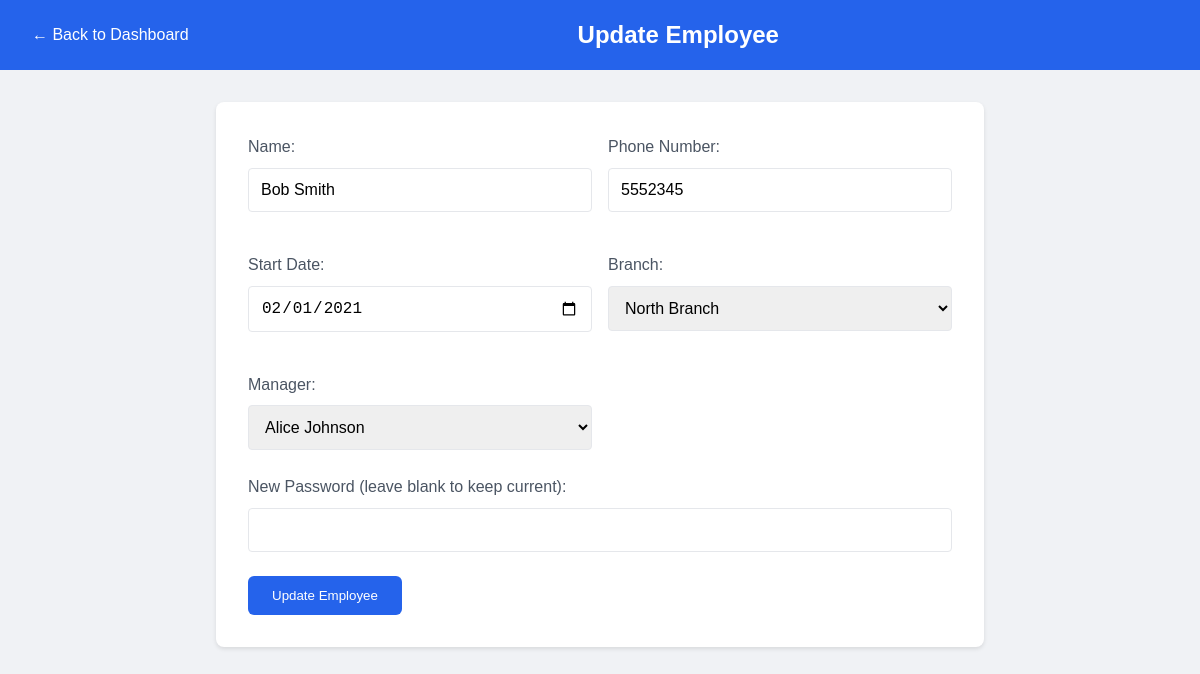
Screenshot of /update_employee.php?ssn=234567890 (signed in) with the database file from the repository.
### tables this page shows
CREATE TABLE `employee` (
  `SSN` int(10) NOT NULL,
  `Name` varchar(30) NOT NULL,
  `PhoneNumber` int(12) NOT NULL,
  `StartDate` date NOT NULL,
  `BranchID` int(11) NOT NULL,
  `ManagerSSN` int(10) DEFAULT NULL
);

CREATE TABLE `branch` (
  `BranchId` int(10) NOT NULL,
  `Name` varchar(30) NOT NULL,
  `BuildingNo` int(11) NOT NULL,
  `Street` varchar(20) NOT NULL,
  `ZipCode` varchar(10) NOT NULL,
  `Assets` varchar(30) NOT NULL,
  `ManagerSSN` int(10) NOT NULL,
  `AsstManagerSSN` int(10) NOT NULL
);

### update_employee.php (the view, shortened to what this page needs)
<?php
include 'db_connect.php';
if (isset($_GET['ssn'])) {
    $ssn = $_GET['ssn'];
    $stmt = $conn->prepare("SELECT e.*, el.Username
                           FROM Employee e
                           LEFT JOIN employee_login el ON e.SSN = el.SSN
                           WHERE e.SSN = ?");
    $stmt->bind_param("i", $ssn);
    $stmt->execute();
    $employee = $stmt->get_result()->fetch_assoc();
}
$branches = $conn->query("SELECT BranchId, Name FROM branch ORDER BY Name");
$managers = $conn->query("SELECT SSN, Name FROM employee WHERE SSN != $ssn ORDER BY Name");
?>
<!DOCTYPE html>
<html lang="en">
<head>
</head>
<body>
    <nav class="navbar">
        <a href="admin_dashboard.php" class="back-btn">← Back to Dashboard</a>
        <h2>Update Employee</h2>
    </nav>
    <div class="container">
        <div class="card">
            <form method="POST">
                <div class="form-grid">
                    <div class="form-group">
                        <label for="name">Name:</label>
                        <input type="text" id="name" name="name" value="<?php echo htmlspecialchars($employee['Name']); ?>" required>
                    </div>
                    <div class="form-group">
                        <label for="phone">Phone Number:</label>
                        <input type="tel" id="phone" name="phone" value="<?php echo htmlspecialchars($employee['PhoneNumber']); ?>" required>
                    </div>
                    <div class="form-group">
                        <label for="start_date">Start Date:</label>
                        <input type="date" id="start_date" name="start_date" value="<?php echo htmlspecialchars($employee['StartDate']); ?>" required>
                    </div>
                    <div class="form-group">
                        <label for="branch_id">Branch:</label>
                        <select id="branch_id" name="branch_id" required>
                            <?php
                            $branches->data_seek(0);
                            while ($branch = $branches->fetch_assoc()):
                            ?>
                                <option value="<?php echo $branch['BranchId']; ?>"
                                    <?php echo ($branch['BranchId'] == $employee['BranchID']) ? 'selected' : ''; ?>>
                                    <?php echo htmlspecialchars($branch['Name']); ?>
                                </option>
                            <?php endwhile; ?>
                        </select>
                    </div>
                    <div class="form-group">
                        <label for="manager_ssn">Manager:</label>
                        <select id="manager_ssn" name="manager_ssn">
                            <?php
                            $managers->data_seek(0);
                            while ($manager = $managers->fetch_assoc()):
                            ?>
                                <option value="<?php echo $manager['SSN']; ?>"
                                    <?php echo ($manager['SSN'] == $employee['ManagerSSN']) ? 'selected' : ''; ?>>
                                    <?php echo htmlspecialchars($manager['Name']); ?>
                                </option>
                            <?php endwhile; ?>
                        </select>
                    </div>
                </div>
                <div class="form-group">
                    <label for="password">New Password (leave blank to keep current):</label>
                    <input type="password" id="password" name="password">
                </div>
                <button type="submit" class="btn btn-primary">Update Employee</button>
            </form>
        </div>
    </div>
</body>
</html>

### update_employee.php (style rules this page uses)
* { margin: 0; padding: 0; box-sizing: border-box; }
body { font-family: Arial, sans-serif; background: #f0f2f5; line-height: 1.6; }
.navbar { background: #2563eb; color: white; padding: 1rem 2rem; display: flex; justify-content: space-between; align-items: center; }
.container { max-width: 800px; margin: 2rem auto; padding: 0 1rem; }
.card { background: white; padding: 2rem; border-radius: 8px; box-shadow: 0 2px 4px rgba(0,0,0,0.1); }
.form-group { margin-bottom: 1.5rem; }
label { display: block; margin-bottom: 0.5rem; color: #4b5563; font-weight: 500; }
input, select { width: 100%; padding: 0.75rem; border: 1px solid #e5e7eb; border-radius: 4px; font-size: 1rem; }
.btn { padding: 0.75rem 1.5rem; border: none; border-radius: 6px; cursor: pointer; font-weight: 500; color: white; }
.btn-primary { background: #2563eb; }
.back-btn { color: white; text-decoration: none; }
.form-grid { display: grid; grid-template-columns: repeat(2, 1fr); gap: 1rem; }

### rows the page displays
employee: name "Bob Smith", phone "5552345", start_date "02/01/2021", branch_id "North Branch", manager_ssn "Alice Johnson"
